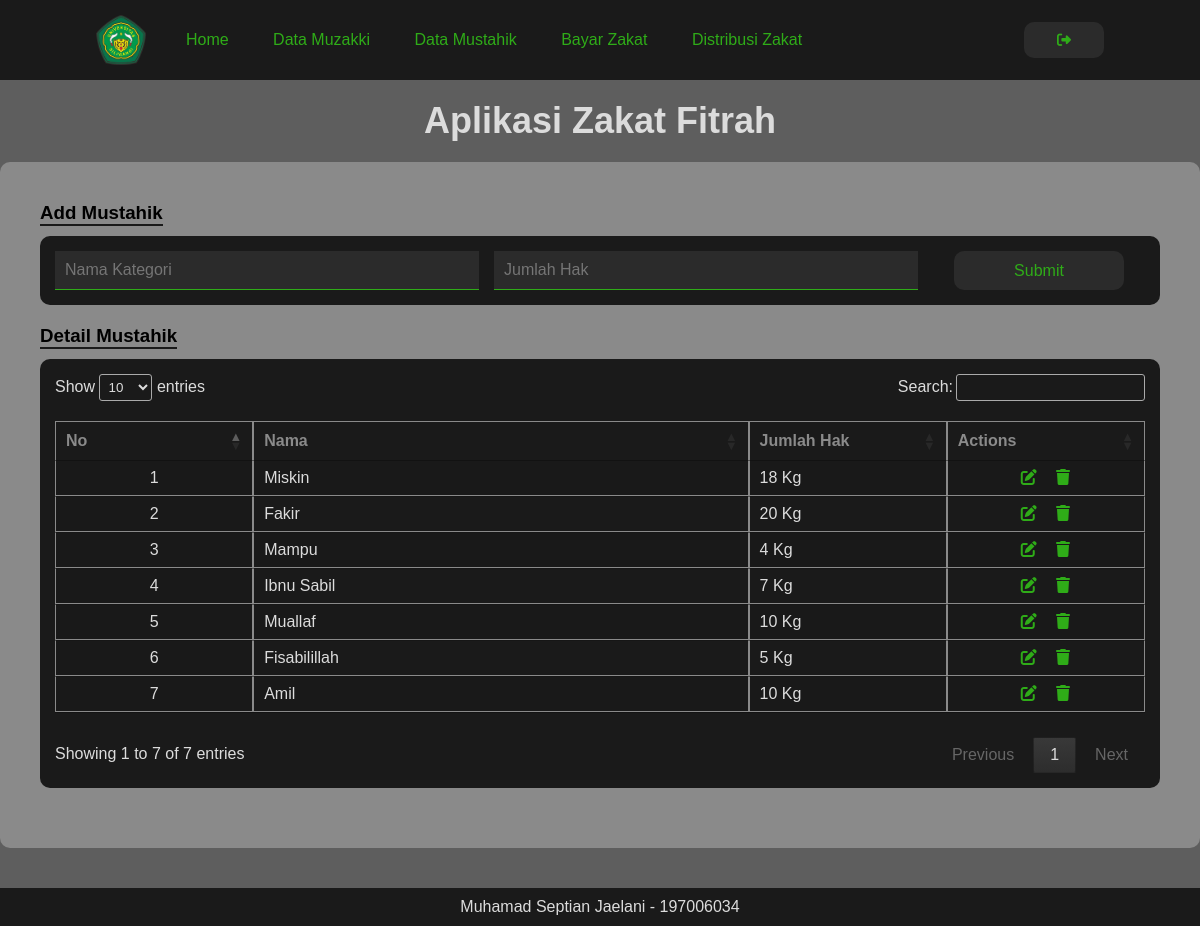
The page /pages/mustahik.php (signed in) on the database its author committed.
### tables this page shows
CREATE TABLE `kategori_mustahik` (
  `id_kategori` int(11) NOT NULL,
  `nama_kategori` varchar(30) DEFAULT NULL,
  `jumlah_hak` int(255) DEFAULT NULL
);

### pages/mustahik.php (the view, shortened to what this page needs)
<?php
require "../header.php";
require "../includes/dbh.inc.php";
$no = 1;
$query = mysqli_query($conn,"select * from kategori_mustahik");
?>
<main>
    <div class="wrapper-main">
        <h1 class="main-title">Aplikasi Zakat Fitrah</h1>
        <section class="section-default">
            <h3 class="page-label">Add Mustahik</h3>
            <form class="add-form add-mustahik" action="../includes/mustahik/add-mustahik.inc.php" method="post">
                <input type="text" name="nama_kategori" placeholder="Nama Kategori">
                <input type="number" name="jml_hak" placeholder="Jumlah Hak">
                <button type="submit" name="mustahik-submit" title="Submit data">Submit</button>
            </form>
            <h3 class="page-label">Detail Mustahik</h3>
            <div class="box-table">
                <table id="table-data" class="display">
                    <thead>
                        <tr>
                            <th class="table-small-width">No</th>
                            <th class="table-wide-width">Nama</th>
                            <th class="table-small-width">Jumlah Hak</th>
                            <th class="table-small-width">Actions</th>
                        </tr>
                    </thead>
                    <tbody>
                        <?php while($data = mysqli_fetch_array($query)) : ?>
                            <tr>
                                <td><?php echo $no++; ?></td>
                                <td class="text-left"><?php echo $data['nama_kategori']; ?></td>
                                <td class="text-left"><?php echo $data['jumlah_hak']; ?> Kg</td>
                                <td>
                                    <a href="../includes/edit.inc.php?idMustahik=<?php echo $data['id_kategori']; ?>" class="table-button">
                                        <i class="fas fa-edit"></i>
                                    </a>
                                    <a href="#" onclick="confirmAction('../includes/mustahik/delete-mustahik.inc.php?id=<?php echo $data['id_kategori']; ?>')" class="table-button">
                                        <i class="fas fa-trash"></i>
                                    </a>
                                </td>
                            </tr>
                        <?php endwhile;?>
                    </tbody>
                </table>
            </div>
        </section>
    </div>
</main>
<?php
require "../footer.php";
?>

### styles/style.css (style rules this page uses)
:root { --primary: #5E5E5E; --secondary: #1A1A1A; --inner-bg: #8A8A8A; --accent: #2FAC18; --text: #dcdcdc; --danger: rgb(248, 47, 47); --success: #20c2f3; --add: #0059bf; --warning: #d7a201; }
* { margin: 0; padding: 0; box-sizing: border-box; }
body { margin: 0; width: 100%; height: 100vh; display: flex; flex-direction: column; background: var(--primary); font-family: sans-serif; }
main { margin: 20px 0; padding: 0; }
.wrapper-main { margin: 0 auto; max-width: 1200px; }
.main-title { margin: 0 auto 20px; font-size: 36px; color: var(--text); text-align: center; }
.section-default { width: 100%; margin: 0 auto 20px; padding: 40px; border-radius: 10px; background-color: var(--inner-bg); }
.page-label { width: fit-content; margin: 0 0 10px 0; border-bottom: 2px solid var(--secondary); }
.add-form { margin: 0 0 20px 0; display: grid; gap: 15px; justify-items: center; width: 100%; padding: 15px; background-color: var(--secondary); border-radius: 10px; }
.add-form input, .add-form select { margin: 0; width: 100%; padding: 10px; font-size: 16px; color: var(--text); border: none; border-bottom: 1px solid var(--accent); background-color: rgba(43,43,43,1); }
.add-form button { width: 80%; padding: 10px; color: var(--accent); border: none; font-size: 16px; background-color: rgba(43,43,43,1); border-radius: 10px; cursor: pointer; transition: 0.3s; }
.add-mustahik { grid-template-columns: 1fr 1fr 0.5fr; }
.box-table { margin: 0 0 20px; width: 100%; padding: 15px; text-align: center; background-color: var(--secondary); border-radius: 10px; }
.box-table table { width: 100%; font-size: 16px; color: var(--text); }
.box-table th, .box-table td { border: 1px solid var(--inner-bg); }
.box-table thead { color: var(--inner-bg); }
.box-table .table-button { width: 100%; margin: 0 5px; text-decoration: none; color: var(--accent); transition: 0.3s; }
.box-table i { width: 20px; }
.text-left { text-align: left; }
.table-wide-width { width: 25%; }
.table-small-width { width: 10%; }

### rows shown on the page
kategori_mustahik: nama_kategori "Miskin", jumlah_hak "18"
kategori_mustahik: nama_kategori "Fakir", jumlah_hak "20"
kategori_mustahik: nama_kategori "Mampu", jumlah_hak "4"
kategori_mustahik: nama_kategori "Ibnu Sabil", jumlah_hak "7"
kategori_mustahik: nama_kategori "Muallaf", jumlah_hak "10"
kategori_mustahik: nama_kategori "Fisabilillah", jumlah_hak "5"
kategori_mustahik: nama_kategori "Amil", jumlah_hak "10"
